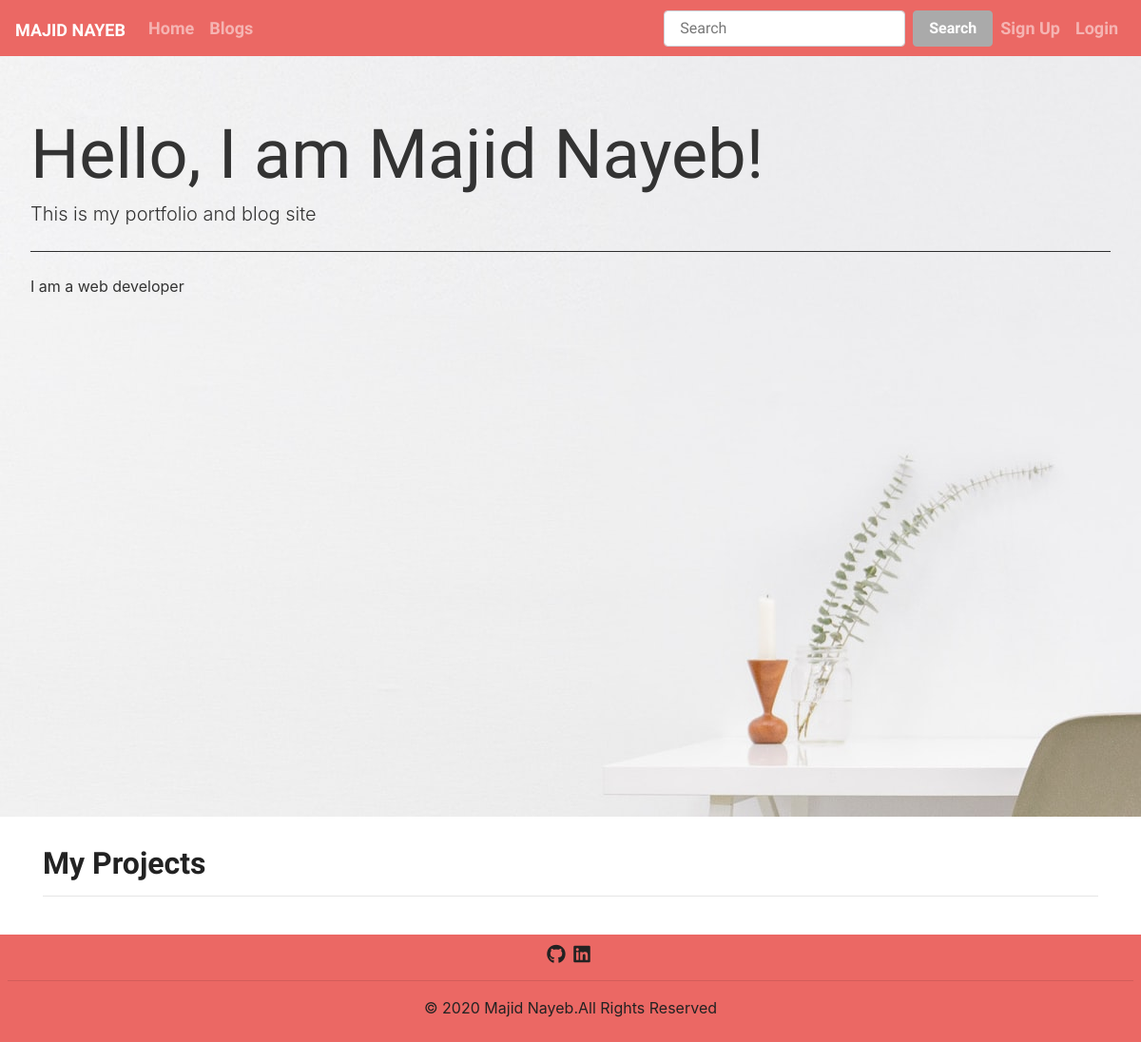
The app's page /, older data.
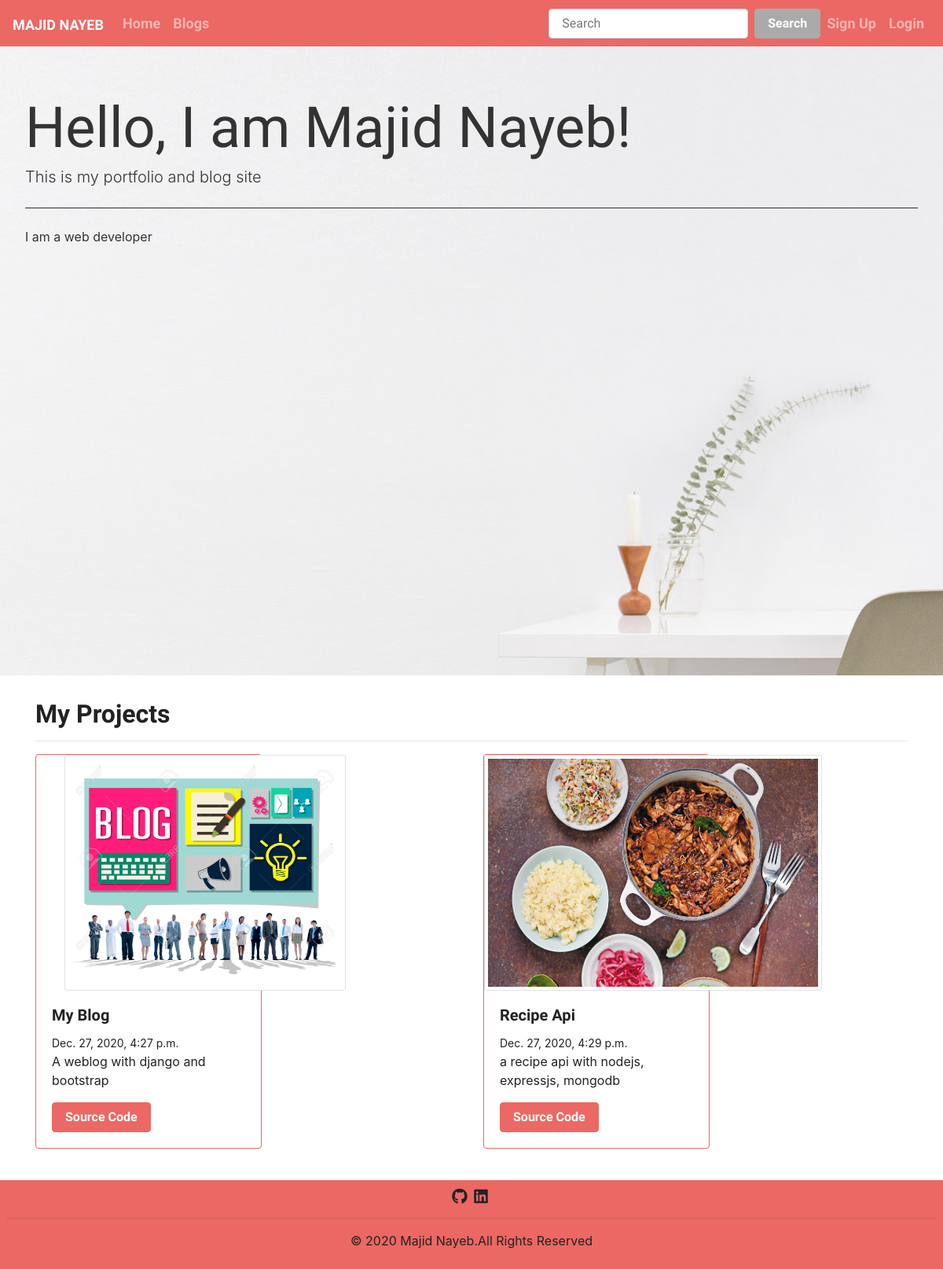
The same page, newer data.
### blog/models.py (models this page shows, shortened)
class Posts(models.Model):
    title = models.CharField(max_length=200)
    time = models.DateTimeField(auto_now_add=True)
    description = models.CharField(max_length=300)
    image = models.ImageField(upload_to='posts/images/')
    url = models.URLField()

### blog/views.py (the view)
# urls.py: path('', views.home, name='home'),
def home(request):
    posts = Posts.objects.all()
    return render(request, 'blog/home.html', {'posts': posts})

### blog/templates/blog/home.html
{% extends 'blog/base.html' %} {% block content %}
<div class="jumbotron" id="showcase">
  <h1 class="display-3">Hello, I am Majid Nayeb!</h1>
  <p class="lead">This is my portfolio and blog site</p>
  <hr class="my-4" />
  <p>I am a web developer</p>
</div>
<div id="project-section" class="container mt-3 mb-4">
  <h2>My Projects</h2>
  <hr>
  <div class="row mt-2">
    {% for post in posts %}
    <div id="card" class="col-md-6 col-sm-12 mb-3">
      <div class="card border-primary" style="width: 18rem">
        <div class="project-img" style="height: 300px; width: 430px; text-align: center;">
          <img style="width: auto; height: 100%;" class="card-img-top img-thumbnail img-fluid" src="{{post.image.url}}" alt="{{post.title}}" />
        </div>
        <div class="card-body">
          <h5 class="card-title">{{post.title}}</h5>
          <small class="card-subtitle">{{post.time}}</small>
          <p class="card-text">
            {{post.description}}
          </p>
          <a href="{{post.url}}" class="btn btn-primary">Source Code</a>
        </div>
      </div>
    </div>
    {% endfor %}
  </div>
</div>
{% endblock %}

### blog/templates/blog/base.html (shortened to what this page needs)
<!DOCTYPE html>
<html lang="en">
  <head>
    {% load static %}
    <link
      rel="stylesheet"
      href="https://bootswatch.com/4/journal/bootstrap.min.css"
    />
    <link rel="stylesheet" href="{% static 'blog/css/style.css' %}" />
  </head>
  <body>
    <nav class="navbar navbar-expand-lg navbar-dark bg-primary">
      <a class="navbar-brand" href="#">Majid Nayeb</a>
      <div class="collapse navbar-collapse" id="navbarColor01">
        <ul class="navbar-nav mr-auto">
          <li class="nav-item">
            <a class="nav-link" href="{% url 'home' %}"
              >Home
            </a>
          </li>
          <li class="nav-item">
            <a class="nav-link" href="{% url 'blogs' %}">Blogs</a>
          </li>
        </ul>
        <form class="form-inline my-2 my-lg-0">
          <input
            class="form-control mr-sm-2"
            type="text"
            placeholder="Search"
          />
          <button class="btn btn-secondary my-2 my-sm-0" type="submit">
            Search
          </button>
        </form>
        <ul class="navbar-nav">
          {% if user.is_authenticated %}
          <li class="nav-item ml-3 mt-2">Hello {{ user.username }}</li>
          <li class="nav-item">
            <a class="nav-link" href="{% url 'profile' %}">Profile</a>
          </li>
          <li class="nav-item">
            <a
              class="nav-link"
              data-toggle="modal"
              data-target="#logoutModal"
              href="#"
              >Logout</a
            >
          </li>
          {% else %}
          <li class="nav-item">
            <a class="nav-link" href="{% url 'signUp' %}">Sign Up </a>
          </li>
          <li class="nav-item">
            <a class="nav-link" href="{% url 'login' %}">Login</a>
          </li>
          {% endif %}
        </ul>
      </div>
    </nav>
    <div>{% block content %} {% endblock %}</div>
    <footer id="footer" class="p-2 text-center bg-primary">
      <div>
        <a class="text-dark mr-1" href="https://github.com/majd21">
          <i class="fab fa-github fa-lg"></i>
        </a>
        <a
          class="text-dark mr-1"
          href="https://www.linkedin.com/in/majid-nayeb-0206a6201/"
        >
          <i class="fab fa-linkedin fa-lg"></i>
        </a>
      </div>
      <hr />
      <p>&copy; 2020 Majid Nayeb.All Rights Reserved</p>
    </footer>
  </body>
</html>

### blog/static/blog/css/style.css (style rules this page uses)
#showcase { height: 100vh !important; background-image: url('../img/showcase2.jpg'); background-position: 0; background-position-y: -400px; color: #333; border-radius: 0 !important; }
#showcase hr { background-color: #333; }
.project-img { height: 300px !important; width: 430px !important; }
.project-img img { height: 100%; width: auto; }

Row changes from the older to the newer data that the page shows:
added Posts: image (picture), title "My Blog", time "Dec. 27, 2020, 4:27 p.m.", description "A weblog with django and bootstrap"
added Posts: image (picture), title "Recipe Api", time "Dec. 27, 2020, 4:29 p.m.", description "a recipe api with nodejs, expressjs, mongodb"
